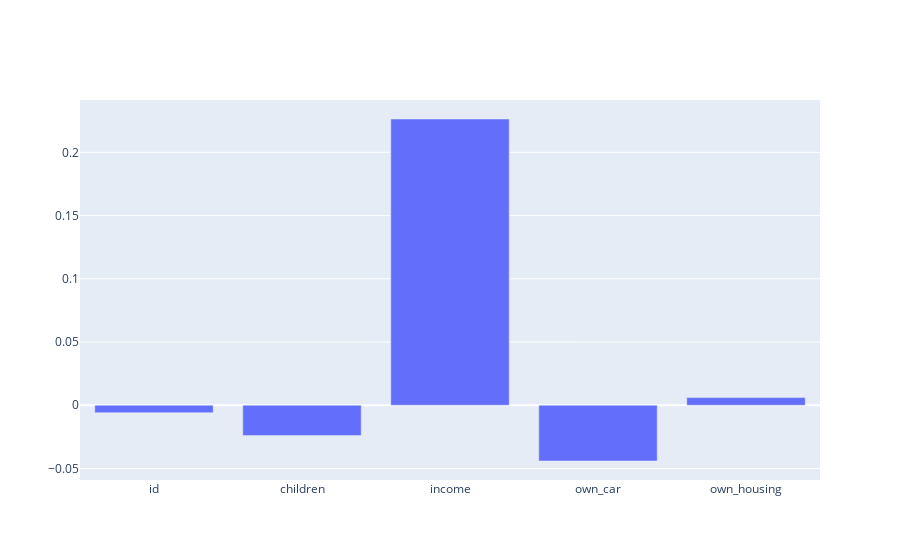
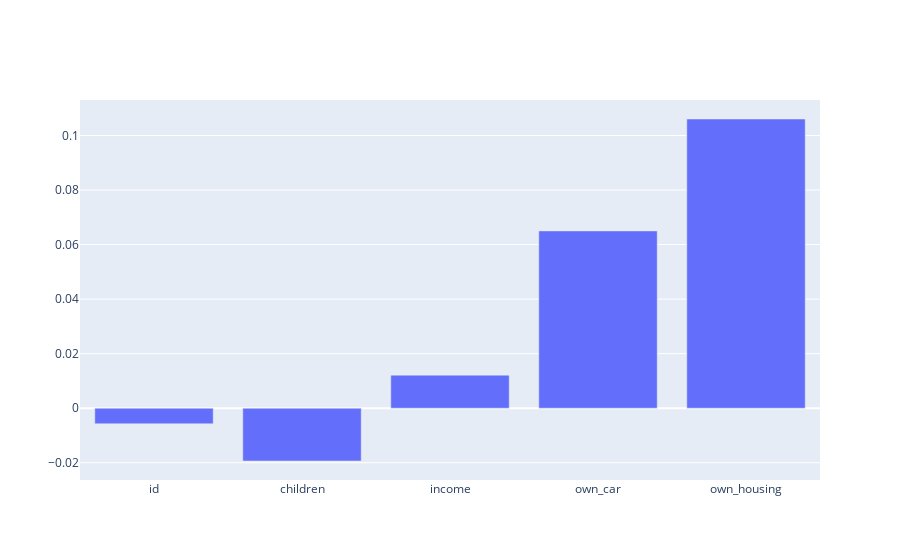

The code cell stored with these charts, in order, in its notebook:
### Code cell
sensitive = 'group' # sensible variable one wants to test for biases
labels = {0:'GROUP A',1:'GROUP B'} # 0 - Group A  and 1 - Group B 
fd.understand_shap(labels,sensitive,1,0)

### Figure 1 — Plotly figure (JSON) as saved in the notebook; plotly's stock layout.template omitted (floating-point values rounded to 4 significant figures)
{"data": [{"type": "bar", "x": ["id", "children", "income", "own_car", "own_housing"], "y": [-0.005901, -0.02399, 0.2264, -0.04406, 0.006064]}], "layout": {}}

### Figure 2 — Plotly figure (JSON) as saved in the notebook; plotly's stock layout.template omitted (floating-point values rounded to 4 significant figures)
{"data": [{"type": "bar", "x": ["id", "children", "income", "own_car", "own_housing"], "y": [-0.005711, -0.01935, 0.01213, 0.06501, 0.106]}], "layout": {}}
